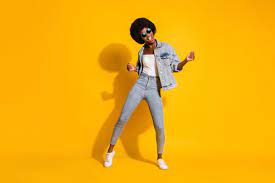
#> input picture images/photo.jpg, 275 x 183 px
$ python groupe_image.py
#> lines starting #> are read from the running program, lines starting #| are printed output that depends on the picture
import cv2
import numpy as np

image_url = '../../../images/photo.jpg'

image = cv2.imread(image_url)
#> image is the input picture: shape (183, 275, 3); mean B, G, R 14.3, 174.3, 241.9
#image = image.resize(image, (400, 300))

imageVerticales = np.vstack((image, image))
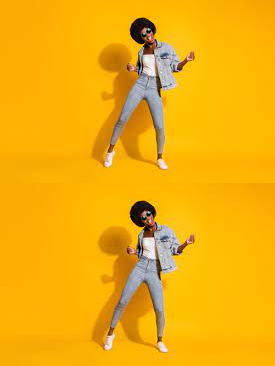
#> imageVerticales: shape (366, 275, 3); mean B, G, R 14.3, 174.3, 241.9
imageHorizontales = np.hstack((image, image))
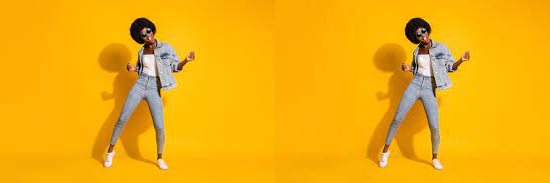
#> imageHorizontales: shape (183, 550, 3); mean B, G, R 14.3, 174.3, 241.9

cv2.imshow('grouper image v', imageVerticales)
cv2.imshow('grouper image h', imageHorizontales)
cv2.waitKey(0)
